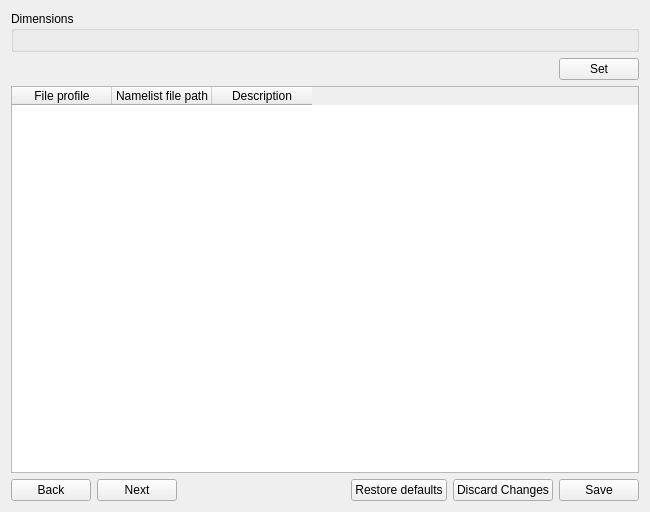
<?xml version="1.0" encoding="UTF-8"?>
<ui version="4.0">
 <class>ProfileConfigTab</class>
 <widget class="QWidget" name="ProfileConfigTab">
  <property name="geometry">
   <rect>
    <x>0</x>
    <y>0</y>
    <width>650</width>
    <height>512</height>
   </rect>
  </property>
  <property name="autoFillBackground">
   <bool>true</bool>
  </property>
  <layout class="QVBoxLayout" name="rootLayout">
   <item>
    <widget class="QGroupBox" name="dimensionsGroup">
     <property name="title">
      <string>Dimensions</string>
     </property>
     <layout class="QFormLayout" name="dimensionsLayout"/>
    </widget>
   </item>
   <item>
    <layout class="QHBoxLayout" name="setLayout">
     <item>
      <spacer name="setSpacer">
       <property name="orientation">
        <enum>Qt::Horizontal</enum>
       </property>
       <property name="sizeHint" stdset="0">
        <size>
         <width>40</width>
         <height>20</height>
        </size>
       </property>
      </spacer>
     </item>
     <item>
      <widget class="QPushButton" name="setButton">
       <property name="text">
        <string>Set</string>
       </property>
      </widget>
     </item>
    </layout>
   </item>
   <item>
    <widget class="QTableWidget" name="fileProfilesTable">
     <property name="editTriggers">
      <set>QAbstractItemView::NoEditTriggers</set>
     </property>
     <property name="selectionMode">
      <enum>QAbstractItemView::NoSelection</enum>
     </property>
     <property name="wordWrap">
      <bool>true</bool>
     </property>
     <column>
      <property name="text">
       <string>File profile</string>
      </property>
     </column>
     <column>
      <property name="text">
       <string>Namelist file path</string>
      </property>
     </column>
     <column>
      <property name="text">
       <string>Description</string>
      </property>
     </column>
    </widget>
   </item>
   <item>
    <layout class="QHBoxLayout" name="actionsLayout_project">
     <item>
      <widget class="QPushButton" name="backButton_project">
       <property name="text">
        <string>Back</string>
       </property>
      </widget>
     </item>
     <item>
      <widget class="QPushButton" name="nextButton_project">
       <property name="text">
        <string>Next</string>
       </property>
      </widget>
     </item>
     <item>
      <spacer name="actionsSpacer_project">
       <property name="orientation">
        <enum>Qt::Horizontal</enum>
       </property>
       <property name="sizeHint" stdset="0">
        <size>
         <width>40</width>
         <height>20</height>
        </size>
       </property>
      </spacer>
     </item>
     <item>
      <widget class="QPushButton" name="restoreButton_project">
       <property name="text">
        <string>Restore defaults</string>
       </property>
      </widget>
     </item>
     <item>
      <widget class="QPushButton" name="cancelButton_project">
       <property name="text">
        <string>Discard Changes</string>
       </property>
      </widget>
     </item>
     <item>
      <widget class="QPushButton" name="saveButton_project">
       <property name="text">
        <string>Save</string>
       </property>
      </widget>
     </item>
    </layout>
   </item>
  </layout>
 </widget>
 <resources/>
 <connections/>
</ui>
